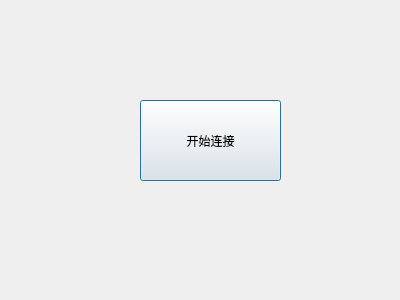
<?xml version="1.0" encoding="UTF-8"?>
<ui version="4.0">
 <class>Dialog</class>
 <widget class="QDialog" name="Dialog">
  <property name="geometry">
   <rect>
    <x>0</x>
    <y>0</y>
    <width>400</width>
    <height>300</height>
   </rect>
  </property>
  <property name="windowTitle">
   <string>Dialog</string>
  </property>
  <widget class="QPushButton" name="pushButton">
   <property name="geometry">
    <rect>
     <x>140</x>
     <y>100</y>
     <width>141</width>
     <height>81</height>
    </rect>
   </property>
   <property name="text">
    <string>开始连接</string>
   </property>
  </widget>
 </widget>
 <resources/>
 <connections/>
</ui>
